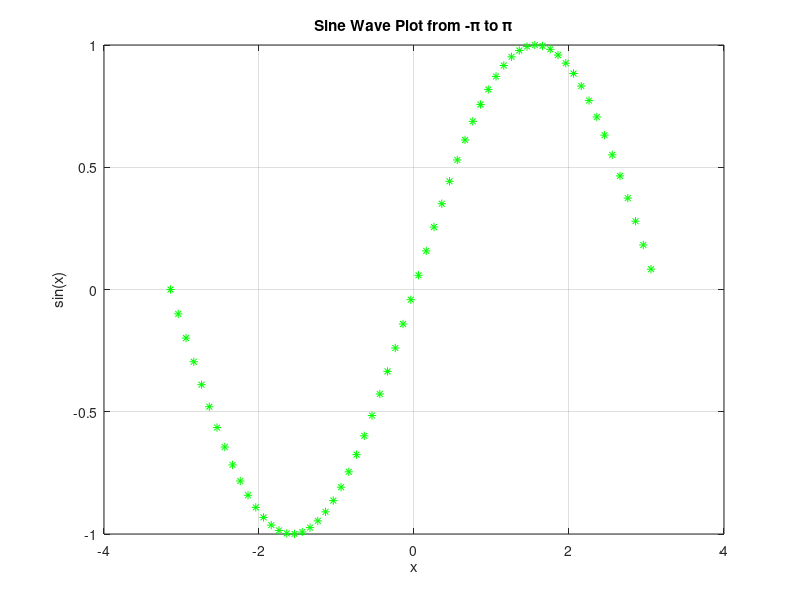

The MATLAB script that drew this image:


x = -pi : 0.1 : pi;
y = zeros(size(0));

for i = 1 : length(x)
  y(i) = sin(x(i));
end

plot(x, y, "g*");
title("Sine Wave Plot from -π to π");
xlabel("x");
ylabel("sin(x)");
grid on;

